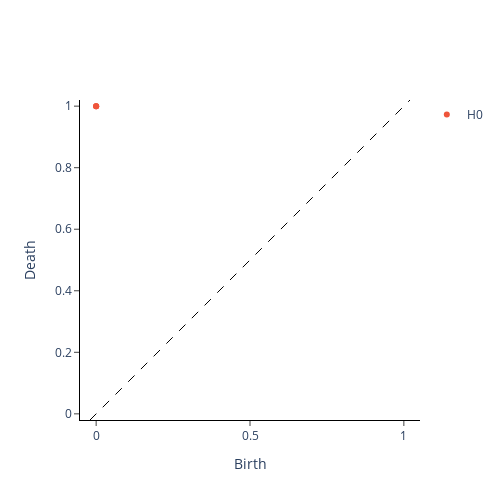

Notebook cell for this chart:
### Code cell
graph = pipe.fit_transform(pcd)
adj = np.array([graph.get_adjacency().data])

rows = []
columns = []
weights = []
for idxi, row in enumerate(adj[0]):
    for idxj, col in enumerate(row):
        if idxj < idxi:
            continue
        if col != 0:
            rows.append(idxi)
            columns.append(idxj)
            weights.append(1.0)


adj = coo_matrix((weights, (rows, columns)))
homology_dimensions = [0, 1, 2]

r = VietorisRipsPersistence(metric="precomputed", homology_dimensions=homology_dimensions).fit_transform([adj]);

plot_diagram(r[0])

### Figure 1 — Plotly figure (JSON) as saved in the notebook; plotly's stock layout.template omitted (floating-point values rounded to 4 significant figures)
{"data": [{"hoverinfo": "none", "line": {"color": "black", "dash": "dash", "width": 1}, "mode": "lines", "showlegend": false, "type": "scatter", "x": [-0.02, 1.02], "y": [-0.02, 1.02]}, {"hoverinfo": "text", "hovertext": ["(0.0, 1.0), multiplicity: 3", "(0.0, 1.0), multiplicity: 3", "(0.0, 1.0), multiplicity: 3"], "mode": "markers", "name": "H0", "type": "scatter", "x": [0, 0, 0], "y": [1, 1, 1]}, {"hoverinfo": "text", "hovertext": [], "mode": "markers", "name": "H1", "type": "scatter", "x": [], "y": []}, {"hoverinfo": "text", "hovertext": [], "mode": "markers", "name": "H2", "type": "scatter", "x": [], "y": []}], "layout": {"height": 500, "plot_bgcolor": "white", "width": 500, "xaxis": {"autorange": false, "domain": [0, 1], "exponentformat": "e", "linecolor": "black", "linewidth": 1, "mirror": false, "range": [-0.05088, 1.051], "showexponent": "all", "showline": true, "side": "bottom", "ticks": "outside", "title": {"text": "Birth"}, "type": "linear", "zeroline": true}, "yaxis": {"autorange": false, "domain": [0, 1], "exponentformat": "e", "linecolor": "black", "linewidth": 1, "mirror": false, "range": [-0.02, 1.02], "scaleanchor": "x", "scaleratio": 1, "showexponent": "all", "showline": true, "side": "left", "ticks": "outside", "title": {"text": "Death"}, "type": "linear", "zeroline": true}}}
